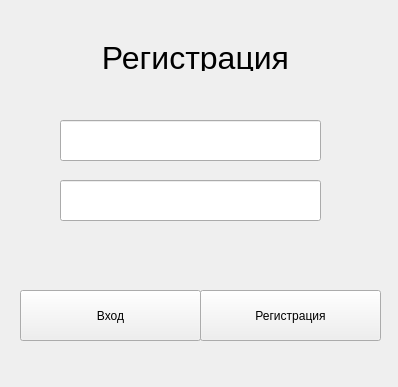
<?xml version="1.0" encoding="UTF-8"?>
<ui version="4.0">
 <class>Form</class>
 <widget class="QWidget" name="Form">
  <property name="geometry">
   <rect>
    <x>0</x>
    <y>0</y>
    <width>398</width>
    <height>387</height>
   </rect>
  </property>
  <property name="windowTitle">
   <string>Form</string>
  </property>
  <widget class="QLabel" name="label">
   <property name="geometry">
    <rect>
     <x>0</x>
     <y>40</y>
     <width>391</width>
     <height>31</height>
    </rect>
   </property>
   <property name="text">
    <string>&lt;html&gt;&lt;head/&gt;&lt;body&gt;&lt;p align=&quot;center&quot;&gt;&lt;span style=&quot; font-size:24pt;&quot;&gt;Регистрация&lt;/span&gt;&lt;/p&gt;&lt;/body&gt;&lt;/html&gt;</string>
   </property>
  </widget>
  <widget class="QPushButton" name="pushButton_2">
   <property name="geometry">
    <rect>
     <x>20</x>
     <y>290</y>
     <width>181</width>
     <height>51</height>
    </rect>
   </property>
   <property name="text">
    <string>Вход</string>
   </property>
  </widget>
  <widget class="QLineEdit" name="lineEdit_2">
   <property name="geometry">
    <rect>
     <x>60</x>
     <y>180</y>
     <width>261</width>
     <height>41</height>
    </rect>
   </property>
  </widget>
  <widget class="QLineEdit" name="lineEdit">
   <property name="geometry">
    <rect>
     <x>60</x>
     <y>120</y>
     <width>261</width>
     <height>41</height>
    </rect>
   </property>
  </widget>
  <widget class="QPushButton" name="pushButton">
   <property name="geometry">
    <rect>
     <x>200</x>
     <y>290</y>
     <width>181</width>
     <height>51</height>
    </rect>
   </property>
   <property name="text">
    <string>Регистрация</string>
   </property>
  </widget>
  <widget class="QLabel" name="label_2">
   <property name="geometry">
    <rect>
     <x>0</x>
     <y>80</y>
     <width>391</width>
     <height>31</height>
    </rect>
   </property>
   <property name="text">
    <string>&lt;html&gt;&lt;head/&gt;&lt;body&gt;&lt;p align=&quot;center&quot;&gt;&lt;br/&gt;&lt;/p&gt;&lt;/body&gt;&lt;/html&gt;</string>
   </property>
  </widget>
 </widget>
 <resources/>
 <connections/>
</ui>
